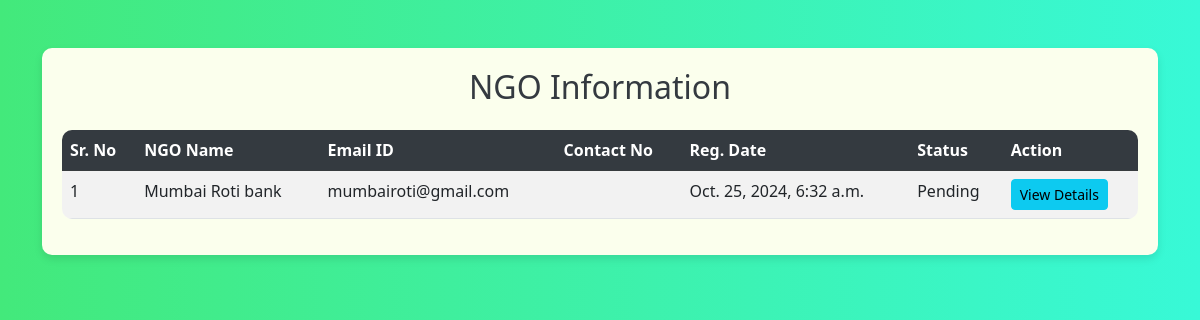
The page /new_ngo (signed in) on the database as committed earlier.
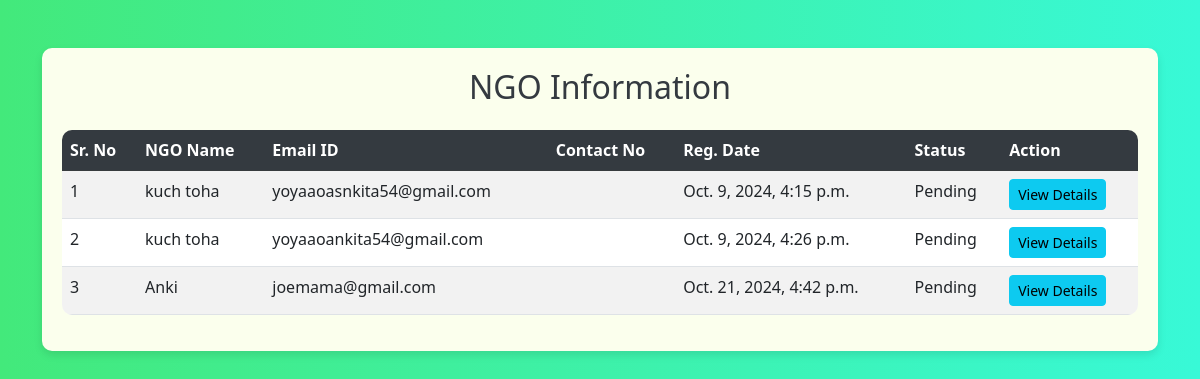
The same page on the database as committed later.
### donation/models.py (models this page shows, shortened)
class NGO(models.Model):
    user = models.ForeignKey(User,on_delete=models.CASCADE)
    contact = models.CharField(null=True, max_length=10)
    address = models.CharField(null=True, max_length=300)
    userpic = models.FileField(null=True)
    idpic = models.FileField(null=True)
    aboutme = models.CharField(null=True, max_length=300)
    status = models.CharField(max_length=20, choices=[('Pending', 'Pending'), ('Approved', 'Approved'), ('Rejected', 'Rejected')], default='Pending')
    regdate = models.DateTimeField(auto_now_add=True)
    adminremark = models.CharField(null=True, max_length=300)
    updationdate = models.DateField(null=True)
    city = models.ForeignKey(City, on_delete=models.CASCADE, null=True, blank=True)
    email = models.EmailField(unique=True, null=True, blank=True)
    category = models.ManyToManyField(Category, related_name='ngos')

### donation/views.py (the view)
# urls.py: path("new_ngo",new_ngo,name="new_ngo"),
def new_ngo(request):
    if not request.user.is_authenticated:
        return redirect('admin_login')
    ngo = NGO.objects.filter(status="Pending")
    return render(request,'new_ngo.html',locals())

### donation/templates/new_ngo.html (shortened to what this page needs)
<!DOCTYPE html>
<html lang="en">
<head>
    <link href="https://cdn.jsdelivr.net/npm/bootstrap@5.3.0-alpha3/dist/css/bootstrap.min.css" rel="stylesheet">
</head>
<body>
<div class="container mt-5">
    <div class="table-container">
        <h2 class="mb-4">NGO Information</h2>
        <table class="table table-striped table-hover">
            <thead class="table-dark">
                <tr>
                    <th scope="col">Sr. No</th>
                    <th scope="col">NGO Name</th>
                    <th scope="col">Email ID</th>
                    <th scope="col">Contact No</th>
                    <th scope="col">Reg. Date</th>
                    <th scope="col">Status</th>
                    <th scope="col">Action</th>
                </tr>
            </thead>
            <tbody>
                {% for i in ngo %}
                <tr>
                    <td>{{ forloop.counter }}</td>
                    <td>{{ i.user.first_name }}</td>
                    <td>{{ i.user.username }}</td>
                    <td>{{ i.contact_no }}</td>
                    <td>{{ i.regdate }}</td>
                    <td>{{ i.status }}</td>
                    <td>
                        <a href="{% url 'view_ngodetail' i.id %}" class="btn btn-info btn-sm">View Details</a>
                    </td>
                </tr>
                {% empty %}
                <tr>
                    <td colspan="7" class="text-center">No NGOs found</td>
                </tr>
                {% endfor %}
            </tbody>
        </table>
    </div>
</div>
</body>
</html>

Rows that differ between the two databases and show on the page:
removed NGO: user.first_name "Mumbai Roti bank", user.username "mumbairoti@gmail.com", regdate "Oct. 25, 2024, 6:32 a.m.", status "Pending"
added NGO: user.first_name "kuch toha", user.username "yoyaaoasnkita54@gmail.com", regdate "Oct. 9, 2024, 4:15 p.m.", status "Pending"
added NGO: user.first_name "kuch toha", user.username "yoyaaoankita54@gmail.com", regdate "Oct. 9, 2024, 4:26 p.m.", status "Pending"
now on this page (row edited): NGO: user.first_name "Anki", user.username "joemama@gmail.com", regdate "Oct. 21, 2024, 4:42 p.m.", status "Pending"
